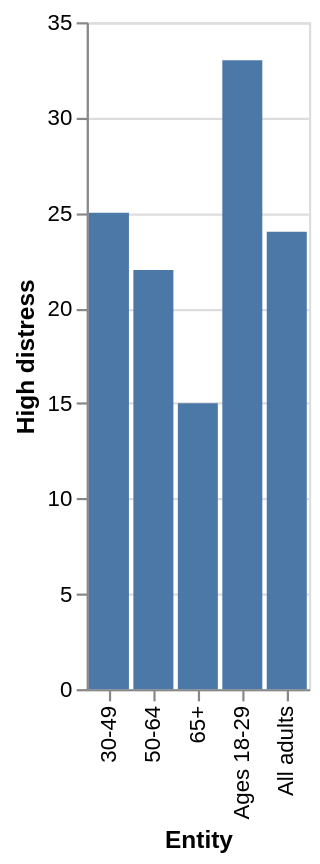

The Vega-Lite source for this figure:
### Vega-Lite specification from a JSON file in a GitHub repository (floating-point values rounded to 4 significant figures)
{"$schema": "https://vega.github.io/schema/vega-lite/v5.json", "description": "Bar chart auto-generated from CSV", "data": {"values": [{"Entity": "65+", "High distress": 15}, {"Entity": "50-64", "High distress": 22}, {"Entity": "30-49", "High distress": 25}, {"Entity": "Ages 18-29", "High distress": 33}, {"Entity": "All adults", "High distress": 24}]}, "mark": "bar", "encoding": {"x": {"field": "Entity", "type": "ordinal"}, "y": {"field": "High distress", "type": "quantitative"}}}
